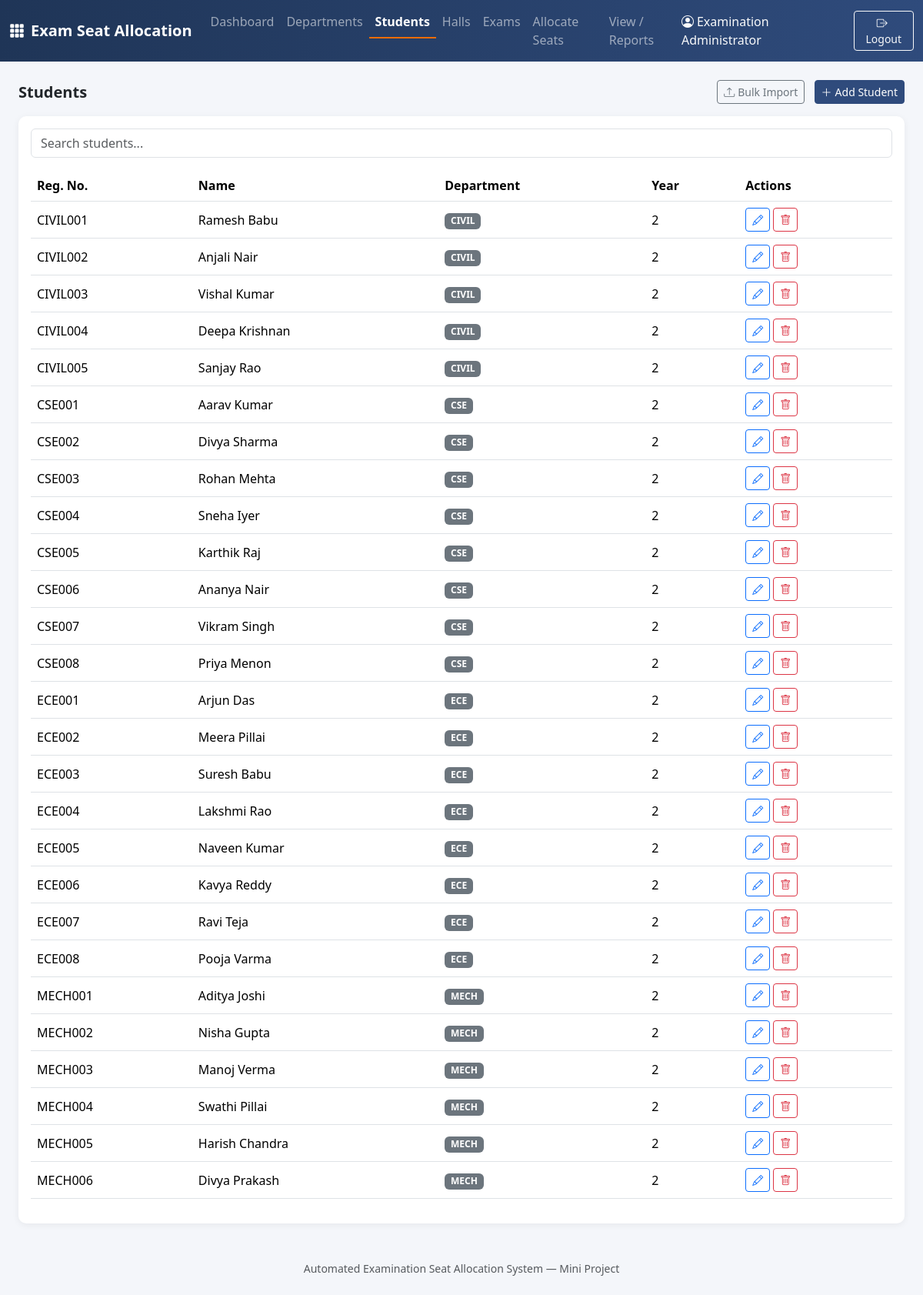
Page /students.php (signed in) on the committed database.
### tables this page shows
CREATE TABLE IF NOT EXISTS students (
    id INT AUTO_INCREMENT PRIMARY KEY,
    register_no VARCHAR(20) NOT NULL UNIQUE,
    name VARCHAR(100) NOT NULL,
    department_id INT NOT NULL,
    year_of_study INT NOT NULL DEFAULT 1,
    FOREIGN KEY (department_id) REFERENCES departments(id) ON DELETE CASCADE
);

CREATE TABLE IF NOT EXISTS departments (
    id INT AUTO_INCREMENT PRIMARY KEY,
    dept_code VARCHAR(10) NOT NULL UNIQUE,
    dept_name VARCHAR(100) NOT NULL
);

### includes/functions.php (called while the page is built, shortened)
<?php
function h(?string $s): string {
    return htmlspecialchars($s ?? '', ENT_QUOTES, 'UTF-8');
}

### students.php (the view, shortened to what this page needs)
<?php
require_once __DIR__ . '/includes/db.php';
require_once __DIR__ . '/includes/functions.php';
$students = $pdo->query(
    "SELECT s.*, d.dept_name, d.dept_code FROM students s
     JOIN departments d ON d.id = s.department_id
     ORDER BY d.dept_code, s.register_no"
)->fetchAll();
require __DIR__ . '/includes/header.php';
?>
<div class="d-flex justify-content-between align-items-center mb-3 flex-wrap gap-2">
  <h5 class="fw-bold mb-0">Students</h5>
  <div>
    <button class="btn btn-outline-secondary btn-sm me-2" data-bs-toggle="modal" data-bs-target="#bulkModal"><i class="bi bi-upload me-1"></i>Bulk Import</button>
    <button class="btn btn-primary btn-sm" data-bs-toggle="modal" data-bs-target="#addModal"><i class="bi bi-plus-lg me-1"></i>Add Student</button>
  </div>
</div>
<div class="card p-3">
  <input type="text" id="tableFilter" class="form-control mb-3 w-auto" placeholder="Search students...">
  <div class="table-responsive">
    <table class="table table-hover align-middle" id="dataTable">
      <thead><tr><th>Reg. No.</th><th>Name</th><th>Department</th><th>Year</th><th class="no-print">Actions</th></tr></thead>
      <tbody>
      <?php foreach ($students as $s): ?>
        <tr>
          <td><?= h($s['register_no']) ?></td>
          <td><?= h($s['name']) ?></td>
          <td><span class="badge bg-secondary"><?= h($s['dept_code']) ?></span></td>
          <td><?= (int)$s['year_of_study'] ?></td>
          <td class="no-print">
            <button class="btn btn-sm btn-outline-primary" data-bs-toggle="modal" data-bs-target="#editModal<?= $s['id'] ?>"><i class="bi bi-pencil"></i></button>
            <form action="students.php" method="post" class="d-inline">
              <button class="btn btn-sm btn-outline-danger confirm-delete"><i class="bi bi-trash"></i></button>
            </form>
          </td>
        </tr>
      <?php endforeach; ?>
      </tbody>
    </table>
  </div>
</div>
<?php require __DIR__ . '/includes/footer.php'; ?>

### assets/css/style.css (style rules this page uses)
:root { --primary: #2f4b7c; --primary-dark: #1f3557; --accent: #ef6c00; }
body { background: #f4f6fa; font-family: 'Segoe UI', Roboto, Arial, sans-serif; }
.card { border: none; border-radius: 10px; box-shadow: 0 2px 10px rgba(0,0,0,0.06); }
.btn-primary { background-color: var(--primary); border-color: var(--primary); }

### rows in the picture
students: register_no "CIVIL001", name "Ramesh Babu", department.dept_code "CIVIL", year_of_study "2"
students: register_no "CIVIL002", name "Anjali Nair", department.dept_code "CIVIL", year_of_study "2"
students: register_no "CIVIL003", name "Vishal Kumar", department.dept_code "CIVIL", year_of_study "2"
students: register_no "CIVIL004", name "Deepa Krishnan", department.dept_code "CIVIL", year_of_study "2"
students: register_no "CIVIL005", name "Sanjay Rao", department.dept_code "CIVIL", year_of_study "2"
students: register_no "CSE001", name "Aarav Kumar", department.dept_code "CSE", year_of_study "2"
students: register_no "CSE002", name "Divya Sharma", department.dept_code "CSE", year_of_study "2"
students: register_no "CSE003", name "Rohan Mehta", department.dept_code "CSE", year_of_study "2"
students: register_no "CSE004", name "Sneha Iyer", department.dept_code "CSE", year_of_study "2"
students: register_no "CSE005", name "Karthik Raj", department.dept_code "CSE", year_of_study "2"
students: register_no "CSE006", name "Ananya Nair", department.dept_code "CSE", year_of_study "2"
students: register_no "CSE007", name "Vikram Singh", department.dept_code "CSE", year_of_study "2"
students: register_no "CSE008", name "Priya Menon", department.dept_code "CSE", year_of_study "2"
students: register_no "ECE001", name "Arjun Das", department.dept_code "ECE", year_of_study "2"
students: register_no "ECE002", name "Meera Pillai", department.dept_code "ECE", year_of_study "2"
students: register_no "ECE003", name "Suresh Babu", department.dept_code "ECE", year_of_study "2"
students: register_no "ECE004", name "Lakshmi Rao", department.dept_code "ECE", year_of_study "2"
students: register_no "ECE005", name "Naveen Kumar", department.dept_code "ECE", year_of_study "2"
students: register_no "ECE006", name "Kavya Reddy", department.dept_code "ECE", year_of_study "2"
students: register_no "ECE007", name "Ravi Teja", department.dept_code "ECE", year_of_study "2"
students: register_no "ECE008", name "Pooja Varma", department.dept_code "ECE", year_of_study "2"
students: register_no "MECH001", name "Aditya Joshi", department.dept_code "MECH", year_of_study "2"
students: register_no "MECH002", name "Nisha Gupta", department.dept_code "MECH", year_of_study "2"
students: register_no "MECH003", name "Manoj Verma", department.dept_code "MECH", year_of_study "2"
students: register_no "MECH004", name "Swathi Pillai", department.dept_code "MECH", year_of_study "2"
students: register_no "MECH005", name "Harish Chandra", department.dept_code "MECH", year_of_study "2"
students: register_no "MECH006", name "Divya Prakash", department.dept_code "MECH", year_of_study "2"

### other values in the picture
current_staff_name() "Examination Administrator"
